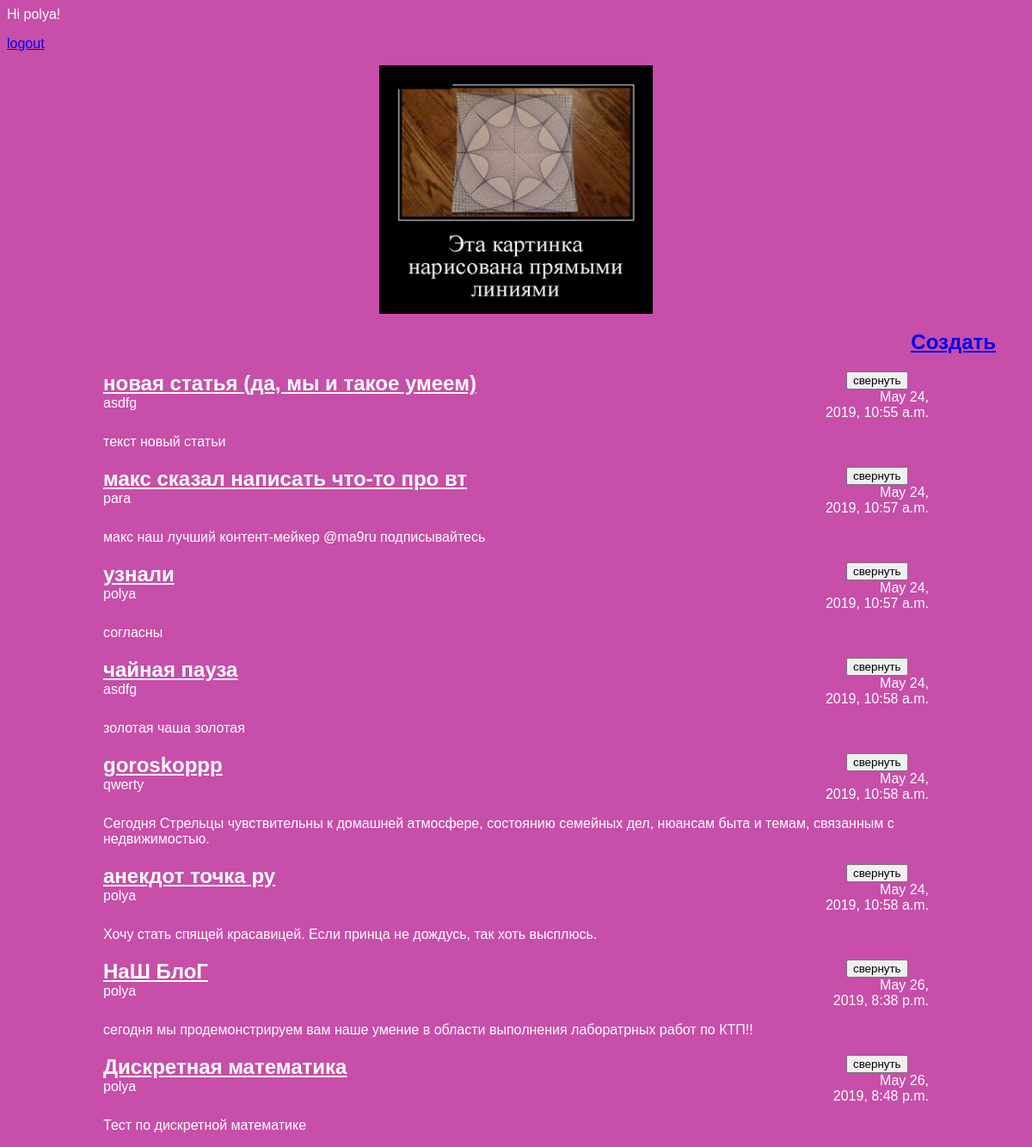
Page /articles/ (signed in) on the committed database.
### articles/models.py (models this page shows, shortened)
class Article(models.Model):
    objects = models.Manager()
    author = models.ForeignKey(settings.AUTH_USER_MODEL, on_delete=models.CASCADE)
    title = models.CharField(max_length=200)
    text = models.TextField()
    created_date = models.DateTimeField(default=timezone.now)
    def get_excerpt(self):
        return self.text[:140] + "..." if len(self.text) > 140 else self.text

### articles/views.py (the view)
# urls.py: path('articles/', views.archive, name='archive'),
def archive(request):
    return render(request, 'archive.html', {"posts":Article.objects.all()})

### articles/templates/archive.html (shortened to what this page needs)
<!DOCTYPE html>
{% block content %}
{% if user.is_authenticated %}
  Hi {{ user.username }}!
  <p><a href="{% url 'logout' %}">logout</a></p>
{% else %}
  <p>You are not logged in</p>
  <a href="{% url 'login' %}">login</a> <a href="{% url 'signup' %}">register</a>
{% endif %}
{% endblock %}
<body>
    <div class="header">
        {% load static %}
        <img src="{% static 'img/dpb-logo.png' %}">
        <h2 class="exit"><a href="/article/new">Создать</a></h2>
        <link rel="stylesheet" href="{% static 'css/article.css' %}">
    </div>
    <div class="archive">
        {% for post in posts %}
            <div class="one-post">
                <h2 class="post-title">
                    <a href="/article/{{ post.id }}">{{ post.title }}</a>
                </h2>
                <button class="fold-button" type="button">свернуть</button>
                <div class="articlein">
                    <div class="article-info">
                        <div class="article-author">{{ post.author.username }}</div>
                        <div class="article-created-date">{{ post.created_date }}</div>
                    </div>
                    <p class="article-text">{{ post.get_excerpt }}</p>
                    <div class="one-post-shadow"></div>
                </div>
            </div>
        {% endfor %}
    </div>
</body>

### articles/static/css/article.css (style rules this page uses)
body { background: #dd57bc; font-family: Tahoma, Arial, sans-serif; color: #ffffff; }
.header img { display: block; width: 318px; margin-left: auto; margin-right: auto; }
.exit { color: #ffffff; width: 1150px; text-align: right; }
.archive { width: 960px; margin-left: auto; margin-right: auto; }
.post-title a { color: #ffffff; width: 90%; float: left; }
.fold-button { text-align: right; }
.article-author { width: 50%; float: left; }
.article-created-date { text-align: right; }
.one-post-shadow { position: absolute; top: 0; left: 0; height: 100%; width: 100%; background: black; z-index: -1; opacity: 0 }

### rows in the picture
Article: title "новая статья (да, мы и такое умеем)", author.username "asdfg", created_date "May 24, 2019, 10:55 a.m.", get_excerpt "текст новый статьи"
Article: title "макс сказал написать что-то про вт", author.username "para", created_date "May 24, 2019, 10:57 a.m.", get_excerpt "макс наш лучший контент-мейкер @ma9ru подписывайтесь"
Article: title "узнали", author.username "polya", created_date "May 24, 2019, 10:57 a.m.", get_excerpt "согласны"
Article: title "чайная пауза", author.username "asdfg", created_date "May 24, 2019, 10:58 a.m.", get_excerpt "золотая чаша золотая"
Article: title "goroskoppp", author.username "qwerty", created_date "May 24, 2019, 10:58 a.m.", get_excerpt "Сегодня Стрельцы чувствительны к домашней атмосфере, состоянию семейных дел, нюансам быта и темам, связанным с недвижимостью."
Article: title "анекдот точка ру", author.username "polya", created_date "May 24, 2019, 10:58 a.m.", get_excerpt "Хочу стать спящей красавицей. Если принца не дождусь, так хоть высплюсь."
Article: title "НаШ БлоГ", author.username "polya", created_date "May 26, 2019, 8:38 p.m.", get_excerpt "сегодня мы продемонстрируем вам наше умение в области выполнения лаборатрных работ по КТП!!"
Article: title "Дискретная математика", author.username "polya", created_date "May 26, 2019, 8:48 p.m.", get_excerpt "Тест по дискретной математике"

### other values in the picture
{{ user.username }} "polya"
